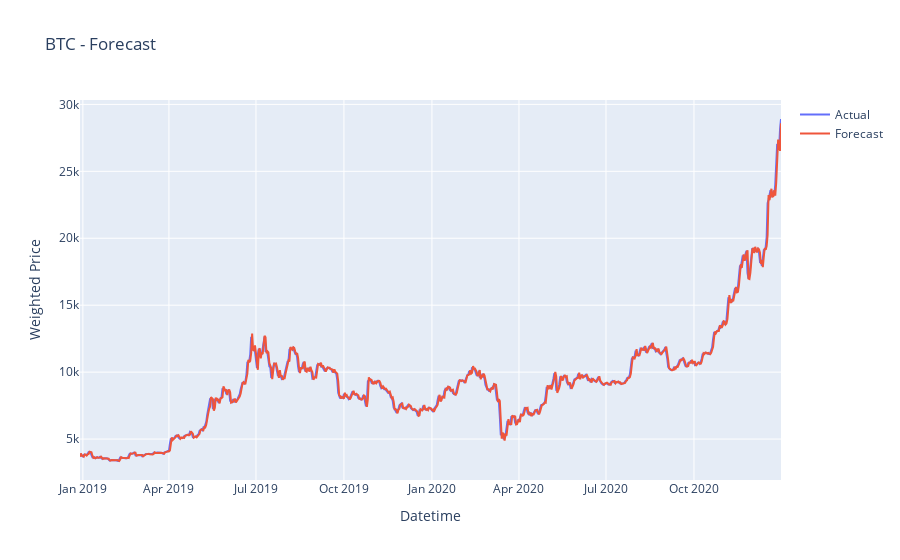

Notebook code for this chart:
### Code cell
test_arima = test_data.copy()
train_arima = train_data.copy()
 
history = [x for x in train_arima.values]
predictions = list()

# walk-forward validation
for t in range(test_arima.shape[0]):
    model = ARIMA(history, order=(1,1,2))
    arima_results = model.fit()
    
    output = arima_results.forecast()
    yhat = output[0]
    predictions.append(yhat)
    
    obs = test_arima.iloc[t].values
    
    #append forecast value into history data
    history.append(obs)
    
predictions = np.array(predictions)
test_arima['y_pred'] = predictions
y_forecasted = test_arima['y_pred'].values
y_truth = test_arima['Weighted_Price'].values

# Compute the mean square error
mse_arima = ((y_forecasted - y_truth) ** 2).mean()
print('The Mean Squared Error of ARIMA is {}'.format(mse_arima))
test_arima[['Weighted_Price', 'y_pred']].plot(title='ARIMA',figsize=(15,9))
plt.xlabel("Date")
plt.ylabel("Weighted Price")
plt.show()

fig = go.Figure()
fig.add_trace(go.Scatter(x=test_arima.index, y=test_arima['Weighted_Price'], name='Actual'))
fig.add_trace(go.Scatter(x=test_arima.index, y=test_arima['y_pred'], name='Forecast'))
fig.update_layout(title="BTC - Forecast", xaxis_title="Datetime", yaxis_title="Weighted Price")
fig.show()

### Figure 1 — Plotly figure (JSON) as saved in the notebook; plotly's stock layout.template omitted (floating-point values rounded to 4 significant figures; data arrays with more than 128 entries replaced by an {"elided": "..."} marker saying what was removed)
{"data": [{"name": "Actual", "type": "scatter", "x": {"elided": "734 str values"}, "y": {"elided": "734 float values"}}, {"name": "Forecast", "type": "scatter", "x": {"elided": "734 str values"}, "y": {"elided": "734 float values"}}], "layout": {"title": {"text": "BTC - Forecast"}, "xaxis": {"title": {"text": "Datetime"}}, "yaxis": {"title": {"text": "Weighted Price"}}}}
